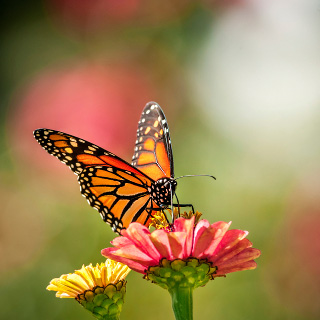
#> input picture images/butterfly.jpg, 320 x 320 px, found by its file name
$ jupyter execute image_segmentation.ipynb   (shell and % lines are left out)
#> lines starting #> are read from the running program, lines starting #| are printed output that depends on the picture; after the words box and inside, x2 and y2 are one past the last pixel; in counts of white or black regions, pixels touching at a corner belong together
[cell 1]
from skimage.color import rgb2gray
import numpy as np
import cv2  # pip install opencv-python # pip install cv2
import matplotlib.pyplot as plt
from scipy import ndimage

[cell 2]
image = plt.imread('butterfly.jpg')
#> image is the input picture: shape (320, 320, 3); mean R, G, B 160.4, 131.7, 85
print(image.shape)
#| (320, 320, 3)
plt.imshow(image)

# Threshold based segmentation

[cell 3]
def thres_seg(image):
  gray = rgb2gray(image)
  print(gray.shape)
#| (320, 320)
  plt.figure() # To create new frame for the image to be displayed
  plt.imshow(gray, cmap='gray')
  gray_r = gray.reshape(gray.shape[0]*gray.shape[1])
  gray_r [ gray_r > gray_r.mean() ] = 1
  gray_r [ gray_r <= gray_r.mean() ] = 0
  gray_r = gray_r.reshape(gray.shape[0],gray.shape[1])
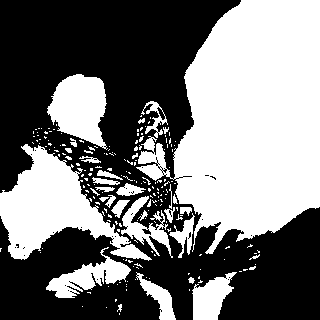
#> gray_r: shape (320, 320) float64; values 0 (black) and 1 (white), 46.4% white; 206 white regions (175 under 20 px), largest, box (x1, y1, x2, y2) and area: (136, 0, 320, 254) 29813, (0, 144, 152, 261) 7286, (47, 74, 108, 150) 3012
  plt.figure()
  plt.imshow(gray_r, cmap='gray')

[cell 4]
image = plt.imread('butterfly.jpg')
thres_seg(image)

### Lets try it on multiple images Thresholding

[cell 5]
import cv2
import os

def load_images_from_folder(folder,ext=["jpg","bmp"]):
    images = []
    for filename in os.listdir(folder):
      file_ext = filename.split(".")
      if len(file_ext) ==2 and file_ext[1] in ext:
        print(filename)
        img = cv2.imread(os.path.join(folder,filename))
        if img is not None:
          images.append(img)
    return images

[cell 6]
all_jpg_images = load_images_from_folder(".")

[cell 7]
for image in all_jpg_images:
  thres_seg(image)

# Simple Convolution

+ Kernel: Should always be of odd_n * odd_n. It helps in finding precise mid point of the kernel
ex. 1 * 1 , 3 * 3, 5*5, 9*9, 11*11 .. etc

+ Kernel is also known as mask or feature detector

+ Padding --> types of padding / mode
https://docs.scipy.org/doc/scipy/reference/generated/scipy.ndimage.convolve.html

# Use of Convolution Kernels
+ Edge detection
+ Horizontal Line Detection
+ Vertical Line Detection

[cell 8]
def apply_kernel(image,kernel):
  gray = rgb2gray(image)
  out_img = ndimage.convolve(gray, kernel, mode='reflect')
  plt.figure()
  plt.imshow(out_img, cmap='gray')
  return out_img

[cell 9]
def relu(input_arr):
  input_arr [ input_arr <= 0 ] = 0
  return input_arr

[cell 10]
from scipy.special import expit # sigmoid function

[cell 11]
def handle_shapes(image):
  # id = np.array([[0,0,0],[0,1,0],[0,0,0]])
  # apply_kernel(image,id)
  horz = np.array([[1,2,1],[0,0,0],[-1,-2,-1]]) # 3 by 3 kernel
  conv_out = apply_kernel(image,horz)
  # plt.figure()
  # plt.imshow(conv_out, cmap='gray')
  after_relu = relu(conv_out)
  plt.figure()
  # [13 lines of commented-out code are left out]
  plt.figure()
  plt.imshow(conv_out, cmap='gray')
  # [4 lines of commented-out code are left out]
  return None

[cell 12]
all_jpg_images = load_images_from_folder(".")
for image in all_jpg_images:
  handle_shapes(image)

# Clustering the Image parts

[cell 13]
pic = plt.imread('butterfly.jpg')/255  # dividing by 255 to bring the pixel values between 0 and 1
print(pic.shape)
#| (320, 320, 3)
plt.imshow(pic)

[cell 14]
pic_n = pic.reshape(pic.shape[0]*pic.shape[1], pic.shape[2])
pic_n.shape
#> Out = (102400, 3)

[cell 15]
pic_n[:5,:]
#> Out = [[0.00784, 0.0353, 0.00392], [0.0118, 0.0392, 0.00784], [0.0157, 0.0431, 0.0118], [0.0196, 0.051, 0.00784], [0.0235, 0.0549, 0.0118]]

[cell 16]
from sklearn.cluster import KMeans
kmeans = KMeans(n_clusters=4, random_state=7).fit(pic_n)
pic2show = kmeans.cluster_centers_[kmeans.labels_]

[cell 17]
cluster_pic = pic2show.reshape(pic.shape[0], pic.shape[1], pic.shape[2])
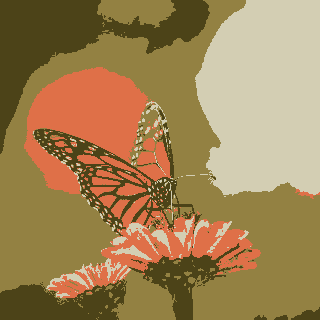
#> cluster_pic: shape (320, 320, 3) float64; mean R, G, B 0.63, 0.517, 0.334
plt.imshow(cluster_pic)

# Masking

[cell 18]
upstate = cv2.imread('butterfly.jpg')
plt.imshow(cv2.cvtColor(upstate,cv2.COLOR_RGB2BGR))

[cell 19]
blue_min = np.array([10, 60, 60], np.uint8)
blue_max = np.array([255, 255, 255], np.uint8)

[cell 20]
mask_inverse = cv2.inRange(upstate, blue_min, blue_max)
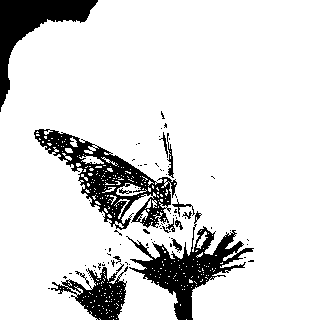
#> mask_inverse: shape (320, 320); 86.2% white; 83 black regions (70 under 20 px), largest, box (x1, y1, x2, y2) and area: (34, 129, 177, 230) 4484, (126, 211, 254, 320) 3871, (0, 0, 98, 112) 3175
mask = cv2.bitwise_not(mask_inverse)
plt.imshow(cv2.cvtColor(mask, cv2.COLOR_GRAY2RGB))

[cell 21]
mask_rgb = cv2.cvtColor(mask, cv2.COLOR_GRAY2RGB)

# perform bitwise and on mask to obtain cut-out image that is not blue
masked_upstate = cv2.bitwise_and(upstate, mask_rgb)
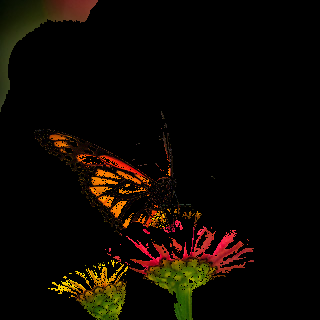
#> masked_upstate: shape (320, 320, 3); mean B, G, R 1.8, 8, 13.9

# replace the cut-out parts with white
masked_replace_white = cv2.addWeighted(masked_upstate, 1, \
                                       cv2.cvtColor(mask_inverse, cv2.COLOR_GRAY2RGB), 1, 0)
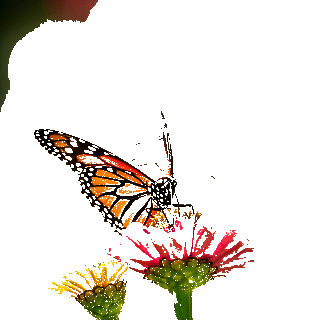
#> masked_replace_white: shape (320, 320, 3); mean B, G, R 221.7, 227.9, 233.8

plt.imshow(cv2.cvtColor(masked_replace_white, cv2.COLOR_BGR2RGB))

[cell 22]
b  = cv2.imread('butterfly.jpg')
cups_preprocessed  = cv2.cvtColor(cv2.GaussianBlur(b, (7,7), 0), cv2.COLOR_BGR2GRAY)
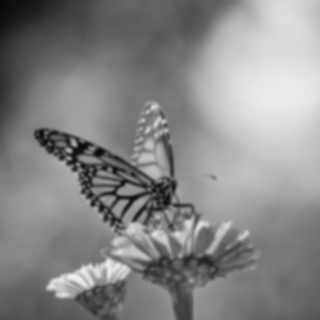
#> cups_preprocessed: shape (320, 320); min 5, max 241, mean 135

[cell 23]
low_thresh = 120
high_thresh = 200
_, cups_thresh = cv2.threshold(cups_preprocessed, low_thresh, 255, cv2.THRESH_BINARY)
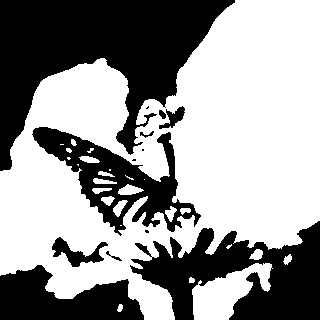
#> cups_thresh: shape (320, 320); 59.3% white; 13 black regions (4 under 20 px), largest, box (x1, y1, x2, y2) and area: (0, 0, 235, 171) 19062, (130, 221, 320, 320) 10199, (32, 127, 201, 236) 6300
plt.imshow(cv2.cvtColor(cups_thresh, cv2.COLOR_GRAY2RGB))

[cell 24]
_, cups_thresh_hi = cv2.threshold(cups_preprocessed, high_thresh, 255, cv2.THRESH_BINARY)
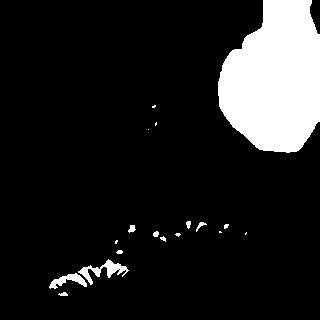
#> cups_thresh_hi: shape (320, 320); 12.6% white; 18 white regions (8 under 20 px), largest, box (x1, y1, x2, y2) and area: (218, 0, 320, 153) 11943, (78, 259, 129, 285) 418, (49, 273, 87, 289) 264
plt.imshow(cv2.cvtColor(cups_thresh_hi, cv2.COLOR_GRAY2RGB))

[cell 25]
cups_edges = cv2.Canny(cups_preprocessed, threshold1=90, threshold2=110)
#> cups_edges: shape (320, 320); 4.3% white in thin lines or dots, all inside (x1, y1, x2, y2) = (34, 101, 255, 320)
plt.imshow(cv2.cvtColor(cups_edges, cv2.COLOR_GRAY2RGB))

[cell 26]
ex  = cv2.imread('example.jpg')
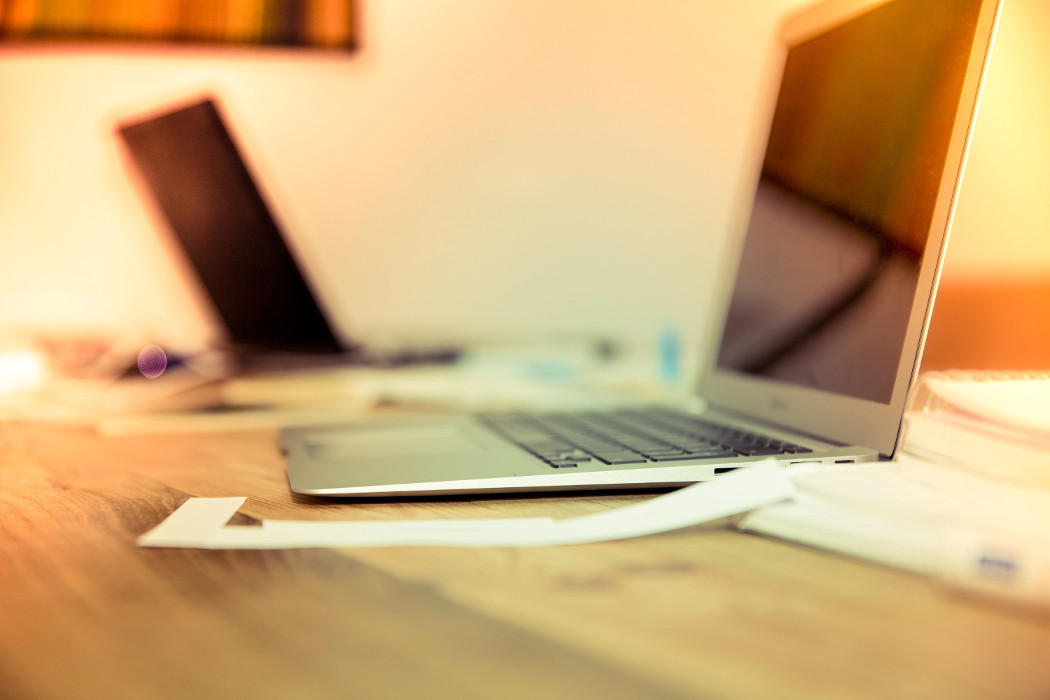
#> input picture images/example.jpg, 1050 x 700 px, found by its file name
#> ex is the input picture: shape (700, 1050, 3); mean B, G, R 118.9, 170.3, 205.4
plt.imshow(cv2.cvtColor(b,cv2.COLOR_RGB2BGR))
ex_preprocessed  = cv2.cvtColor(cv2.GaussianBlur(b, (7,7), 0), cv2.COLOR_BGR2GRAY)

[cell 27]
ex_edges = cv2.Canny(ex_preprocessed, threshold1=10, threshold2=50)
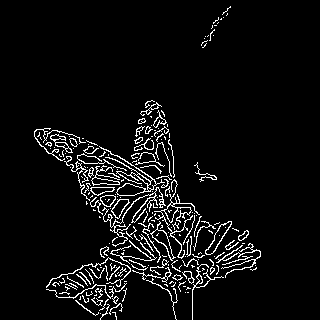
#> ex_edges: shape (320, 320); 5.7% white in thin lines or dots, all inside (x1, y1, x2, y2) = (34, 6, 261, 320)
plt.imshow(cv2.cvtColor(ex_edges, cv2.COLOR_GRAY2RGB))
